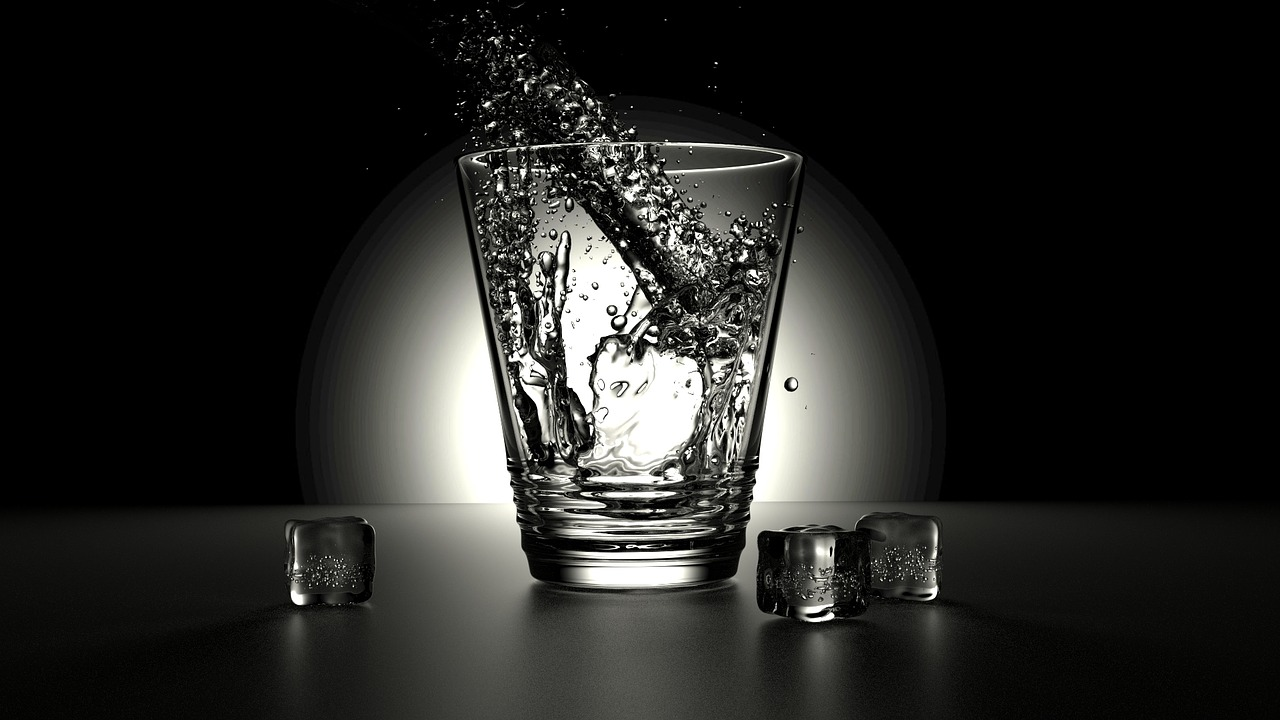
#> input picture python_opencv/images/glass.jpg, 1280 x 720 px, found by its file name
$ python flip_0330.py
#> lines starting #> are read from the running program, lines starting #| are printed output that depends on the picture
import cv2

# 이미지 읽어옴
img_src = cv2.imread('images/glass.jpg', cv2.IMREAD_COLOR)
#> img_src is the input picture: shape (720, 1280, 3); mean B, G, R 35.2, 37.3, 37.1

# 대칭 이미지 생성
img_flip = cv2.flip(img_src, 0)
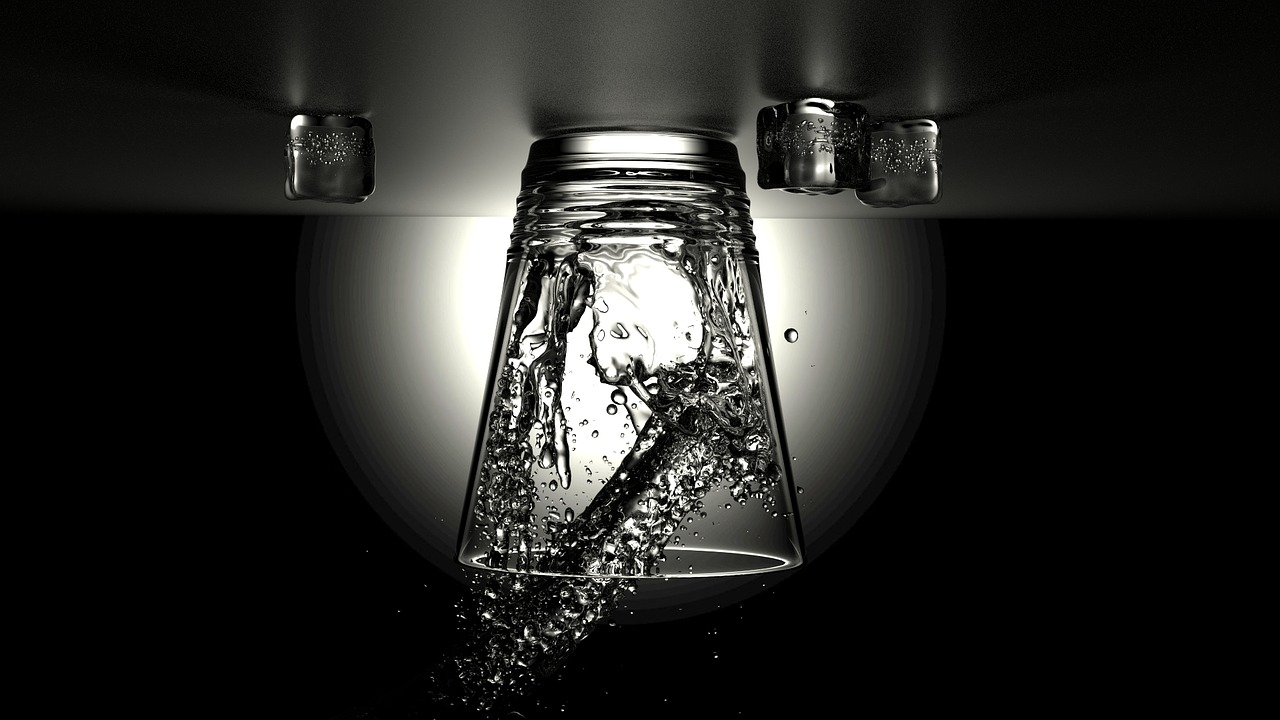
#> img_flip: shape (720, 1280, 3); mean B, G, R 35.2, 37.3, 37.1
img_flip_h = cv2.flip(img_src, 10)
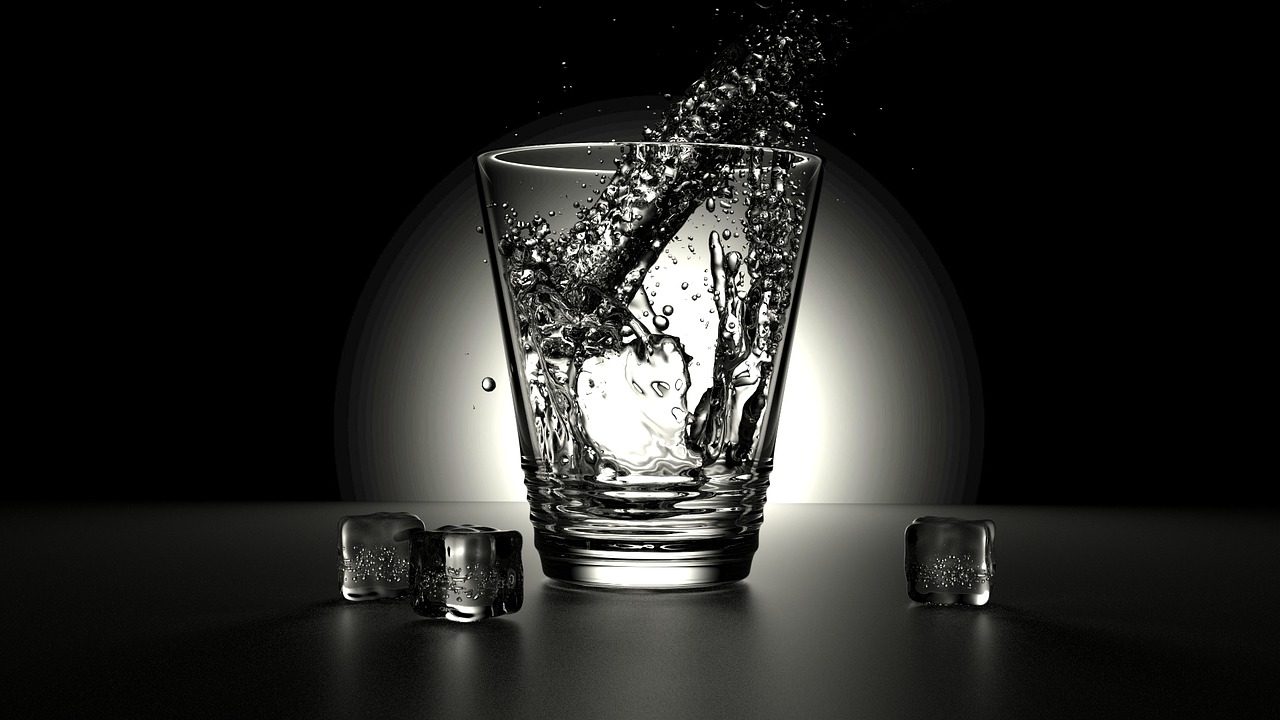
#> img_flip_h: shape (720, 1280, 3); mean B, G, R 35.2, 37.3, 37.1
# cv2.flip(src, flipCode)는 원본 이미지(src)에 대칭 축(flipCode)을 기준으로 대칭한 출력 이미지(dst)를 반환
# flipCode < 0은 XY 축 대칭(상하좌우 대칭)을 적용
# flipCode = 0은 X 축 대칭(상하 대칭)을 적용
# flipCode > 0은 Y 축 대칭(좌우 대칭)을 적용

# 이미지 붙이기
img_dst_v = cv2.vconcat([img_src,img_flip])
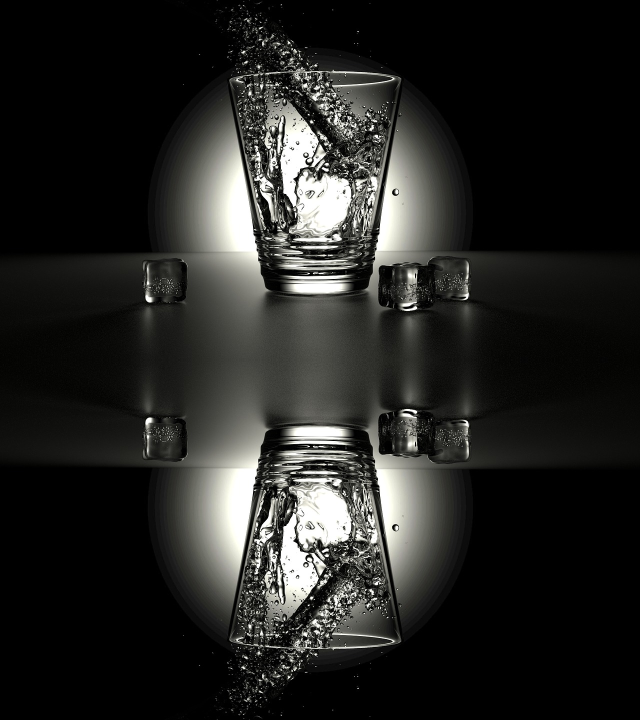
#> img_dst_v: shape (1440, 1280, 3) (shown at 1/2 size); mean B, G, R 35.2, 37.3, 37.1
img_dst_v = cv2.pyrDown(img_dst_v)
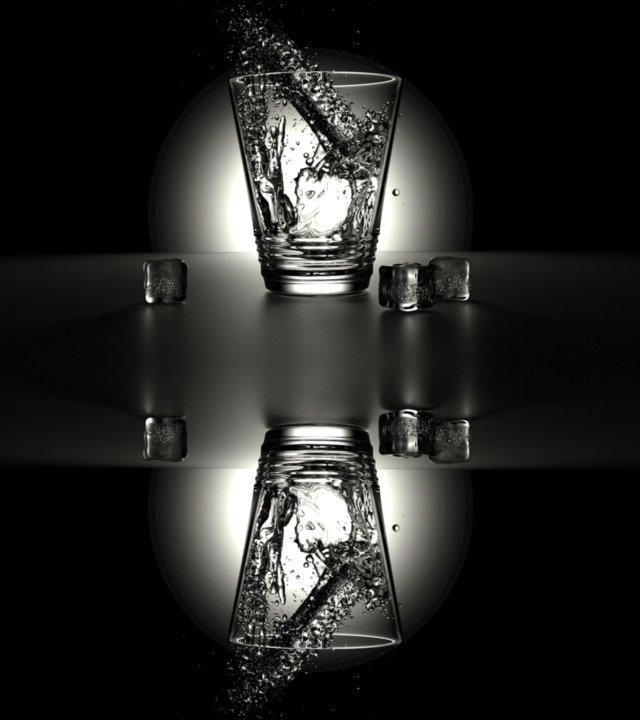
#> img_dst_v: shape (720, 640, 3); mean B, G, R 35.2, 37.3, 37.1
# pyrDown 크기를 반으로 줄인다.


# 이미지 붙이기
img_dst_h = cv2.hconcat([img_src,img_flip_h])
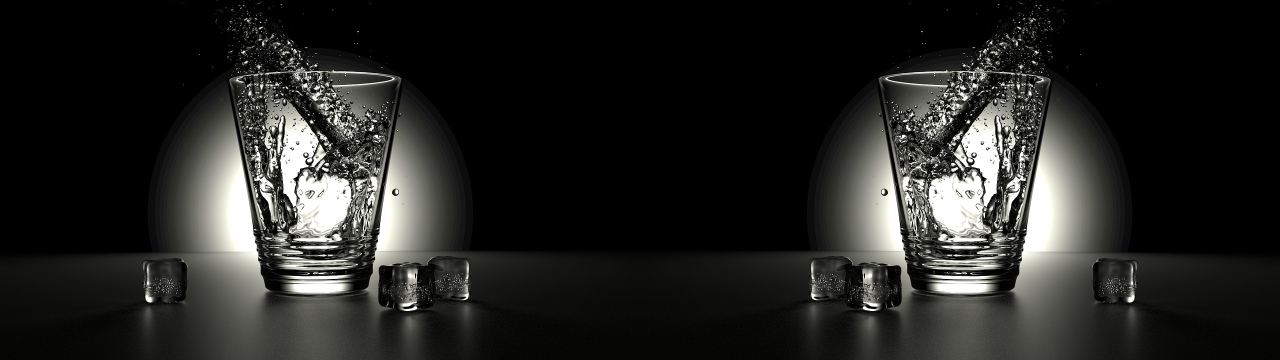
#> img_dst_h: shape (720, 2560, 3) (shown at 1/2 size); mean B, G, R 35.2, 37.3, 37.1
img_dst_h = cv2.pyrDown(img_dst_h)
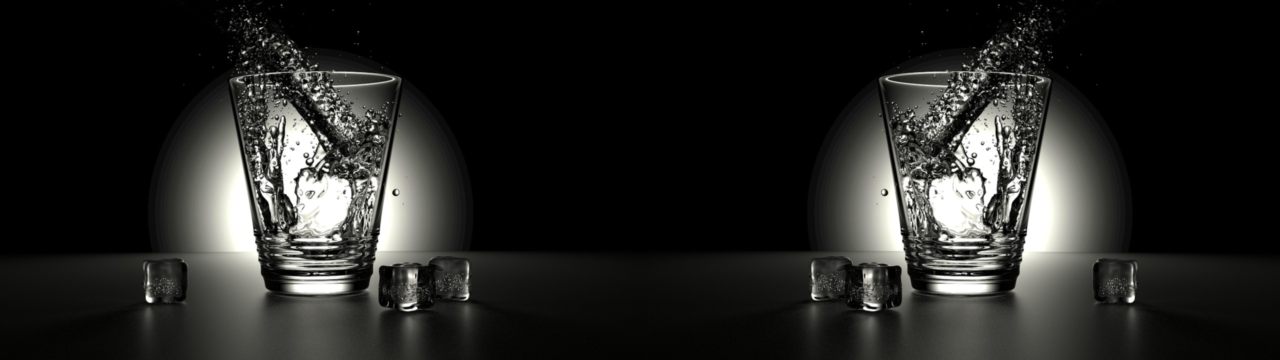
#> img_dst_h: shape (360, 1280, 3); mean B, G, R 35.2, 37.3, 37.1

cv2.imshow('Color', img_src)
cv2.imshow("flip", img_flip)
cv2.imshow('merge', img_dst_v)
cv2.imshow('merge_h', img_dst_h)
cv2.imwrite('images/flip1.jpg',img_dst_v)
cv2.imwrite('images/flip2.jpg',img_dst_h)
cv2.waitKey()
cv2.destroyAllWindows()
# 모든 윈도우 창 제거 함수(cv2.destroyAllWindows)

$ run again, with python_opencv/images/1.jpg copied over python_opencv/images/glass.jpg
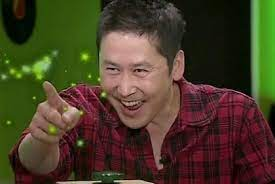
#> input picture python_opencv/images/1.jpg, 275 x 184 px, found by its file name
#> img_src is the input picture: shape (184, 275, 3); mean B, G, R 38, 60.6, 71.8
#> `img_dst_v = cv2.pyrDown(img_dst_v)`:
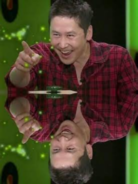
#> img_dst_v: shape (184, 138, 3); mean B, G, R 37.9, 60.8, 71.8
#> `img_dst_h = cv2.pyrDown(img_dst_h)`:
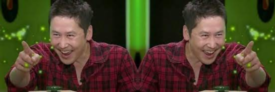
#> img_dst_h: shape (92, 275, 3); mean B, G, R 37.9, 60.6, 71.7
